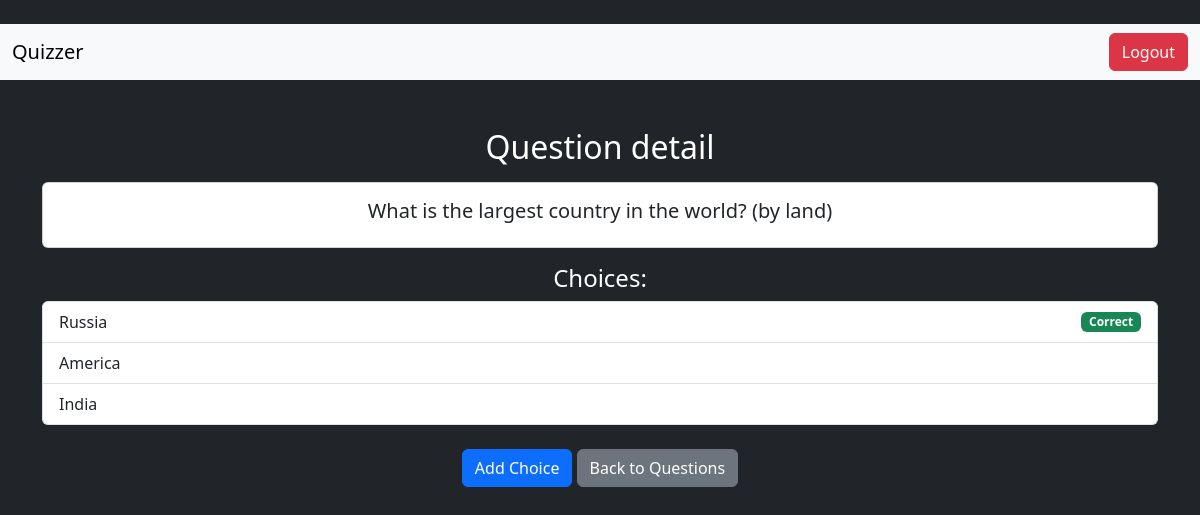
Screenshot of /quiz/question/2/ (signed in) with the database file from the repository.
### app/models.py (models this page shows, shortened)
class Question(models.Model):
    quiz = models.ForeignKey(Quiz, to_field='id', on_delete=models.CASCADE, default=0, related_name= 'questions')
    text = models.CharField(max_length=200)

class Choice(models.Model):
    question = models.ForeignKey(Question,on_delete=models.CASCADE, related_name='choices')
    text = models.CharField(max_length=30)
    is_correct = models.BooleanField(default = False)

### app/views.py (the view)
# urls.py: path('question/<int:question_id>/', views.question_detail, name = 'question_detail'), #Specific question detail
@login_required
def question_detail(request,question_id):
    questions = get_object_or_404(Question, id=question_id)
    choices = Choice.objects.filter(question = questions)
    return render(request, 'question_detail.html',  {'question':questions, 'choices': choices})

### app/templates/question_detail.html
{% extends "layout.html" %}
{% block bodytxt %}
<div class='container mt-5'>
    <h2>Question detail</h2>
    <div class='card my-3'>
        <div class= 'card-body'>
            <h5 class= 'card-title'>{{question.text}}</h5>
        </div>
    </div>
    <h4>Choices: </h4>
    <ul class='list-group'>
        {% for choice in question.choices.all %}
        <li class='list-group-item d-flex justify-content-between align-items-center'>
            {{choice.text}}
            {% if choice.is_correct %}
            <span class='badge bg-success'> Correct </span>
            {% endif %}
        </li>
        {%empty%}
            <li class='list-group-item'>No choices avaiable for this question</li>
        {% endfor %}
    </ul>
    <div class='mt-4'>
        <a href="{% url "add_choice" question_id %}" class='btn btn-primary'>Add Choice</a>
        <a href="{% url "question_list" %}" class='btn btn-secondary'>Back to Questions</a>
    </div>
</div>
{% endblock %}

### rows the page displays
Question: text "What is the largest country in the world? (by land)"
Choice: text "Russia", is_correct "Correct"
Choice: text "America"
Choice: text "India"
